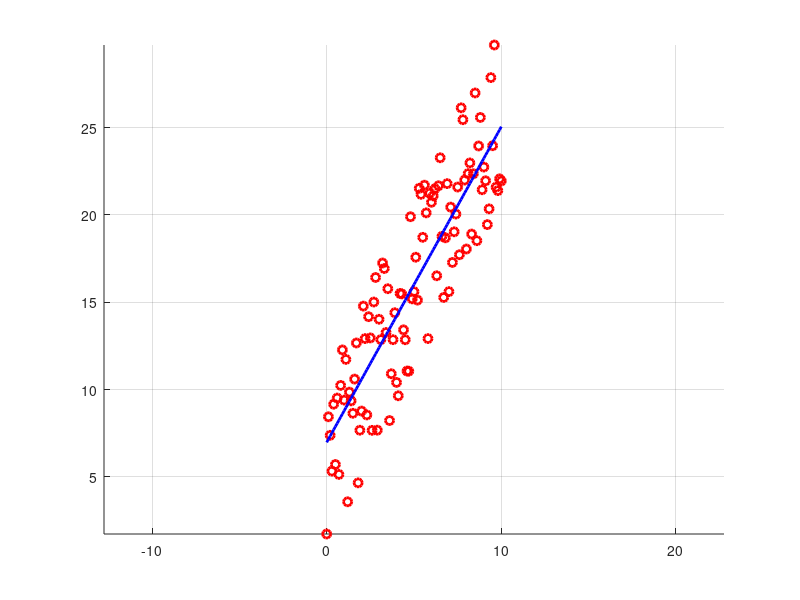

Write MATLAB code to recreate this figure.
%%
clear; close all; clc;

%% Retta
%dominio
x = 0:0.1:10; x = x(:); %ottengo cosí un vettore colonna
%coefficienti
a = 2;
q = 1;
%equazione della retta nominale e di n punti random
yn = a*x + q;
y = yn + 10*rand(size(yn));

%% Minimi quadrati

Phi = [x ones(size(x))];
%Mi serve per forza la pseudo-inversa perché phi non é quadrata
theta_star = ((Phi'*Phi) \ Phi' ) * y;
%oppure
theta_star = pinv(Phi) * y;

%% Plot
figure(1);
hold on; grid;
plot(x,y,"or","LineWidth",2);
plot(x, theta_star(1)*x + theta_star(2) , "b" , "LineWidth" , 2); 
axis("equal");


